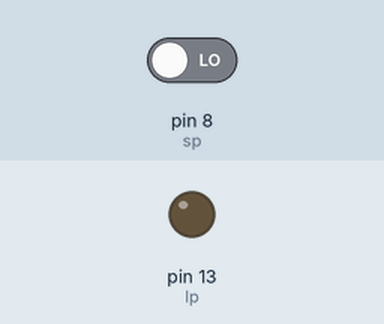
Recording of a sketch running on a simulated Arduino Uno, built with avr-gcc and run on an emulated ATmega328P. On the bench: output pins drawn as LEDs (lit = HIGH). Dashed ring = blinking. The inputs (shaded band) are chosen by the test bench; at power-on: pin 8 (sp) LOW.

Above: at 1.2 s.
1.3 s: pin 8 (sp) driven HIGH
At 4.2 s:
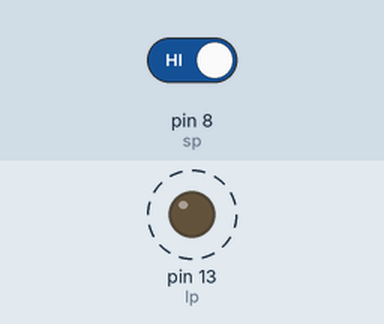
4.3 s: pin 8 (sp) driven LOW
At 4.9 s:
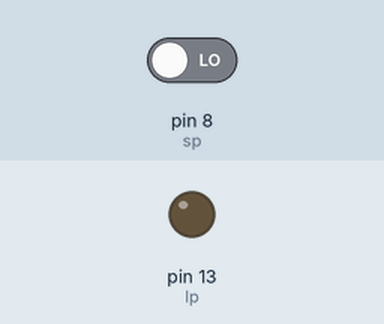
Timing chart, 0 to 7.3 s (numbered marks = the images above; inputs shaded):
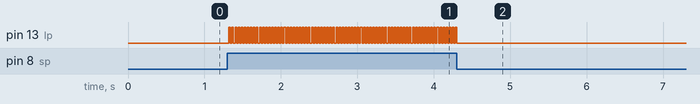

Measured:
- after the input at 1.3 s, pin 13 (lp): alternates HIGH for 0.02 s and LOW for 0.02 s, starting at once
- after the input at 4.3 s, pin 13 (lp): goes on until 4.3 s, then stays LOW

The sketch:

Light_on_switch__switch_rebounce_.ino
```cpp
int sp = 8;
int lp = 13;
boolean lb=LOW;
boolean cb = LOW;

void setup() {
  pinMode(sp, INPUT);
  pinMode(lp, OUTPUT);
}

void loop() {
  if (digitalRead(sp) == HIGH) {
  delay(20);
    if(digitalRead(sp) == HIGH || digitalRead(sp) == LOW){
    lb=!lb;
    }
  }
  digitalWrite(lp,lb);
}
```
